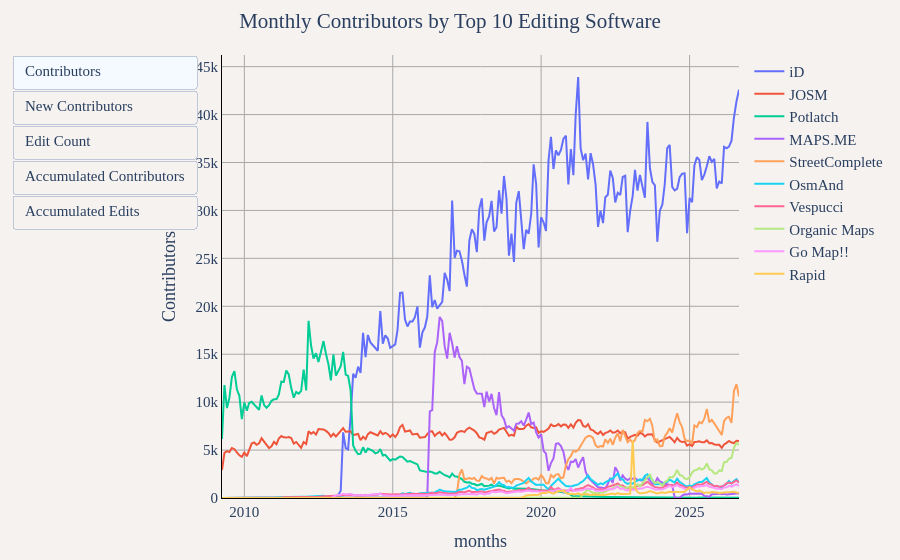

Notebook code cell kept with this figure:
### Markdown cell above
## Top 10 Editing Software

### Code cell
df = duckdb.sql("""
WITH top_software AS (
    SELECT created_by
    FROM (
        SELECT
            created_by,
            COUNT(DISTINCT user_name) as total_contributors
        FROM '../changeset_data/year=*/month=*/*.parquet'
        WHERE created_by IS NOT NULL
        GROUP BY created_by
        ORDER BY total_contributors DESC
        LIMIT 10
    )
),
user_first_appearance AS (
    SELECT 
        user_name,
        year,
        month,
        created_by,
        ROW_NUMBER() OVER (PARTITION BY user_name ORDER BY year, month) as rn
    FROM (
        SELECT DISTINCT user_name, year, month, created_by
        FROM '../changeset_data/year=*/month=*/*.parquet'
        WHERE created_by IN (SELECT created_by FROM top_software)
    )
),
first_appearances AS (
    SELECT user_name, year, month, created_by
    FROM user_first_appearance 
    WHERE rn = 1
),
monthly_contributors AS (
    SELECT 
        year,
        month,
        CONCAT(year, '-', LPAD(CAST(month as VARCHAR), 2, '0')) as months,
        created_by,
        COUNT(DISTINCT user_name) as "Contributors",
        SUM(edit_count) as "Edit Count"
    FROM '../changeset_data/year=*/month=*/*.parquet'
    WHERE created_by IN (SELECT created_by FROM top_software)
    GROUP BY year, month, created_by
),
monthly_new_contributors AS (
    SELECT
        year,
        month,
        created_by,
        COUNT(DISTINCT user_name) as "New Contributors"
    FROM first_appearances
    GROUP BY year, month, created_by
),
base_data AS (
    SELECT
        m.year,
        m.month,
        m.months,
        m.created_by,
        m."Contributors",
        COALESCE(n."New Contributors", 0) as "New Contributors",
        m."Edit Count"
    FROM monthly_contributors m
    LEFT JOIN monthly_new_contributors n ON m.year = n.year AND m.month = n.month AND m.created_by = n.created_by
)
SELECT
    months,
    created_by,
    "Contributors",
    "New Contributors",
    "Edit Count",
    SUM("New Contributors") OVER (
        PARTITION BY created_by 
        ORDER BY year, month 
        ROWS UNBOUNDED PRECEDING
    ) as "Accumulated Contributors",
    SUM("Edit Count") OVER (
        PARTITION BY created_by 
        ORDER BY year, month 
        ROWS UNBOUNDED PRECEDING
    ) as "Accumulated Edits"
FROM base_data
ORDER BY year, month, created_by
""").df()

util.show_figure(
    [
        util.FigureConfig(
            title="Monthly Contributors by Top 10 Editing Software",
            label="Contributors",
            x_col="months",
            y_col="Contributors",
            group_col="created_by",
            query_or_df=df,
        ),
        util.FigureConfig(
            title="Monthly New Contributors by Top 10 Editing Software",
            label="New Contributors",
            x_col="months",
            y_col="New Contributors",
            group_col="created_by",
            query_or_df=df,
        ),
        util.FigureConfig(
            title="Monthly Edit Count by Top 10 Editing Software",
            label="Edit Count",
            x_col="months",
            y_col="Edit Count",
            group_col="created_by",
            query_or_df=df,
        ),
        util.FigureConfig(
            title="Accumulated Contributors by Top 10 Editing Software",
            label="Accumulated Contributors",
            x_col="months",
            y_col="Accumulated Contributors",
            group_col="created_by",
            query_or_df=df,
        ),
        util.FigureConfig(
            title="Accumulated Edits by Top 10 Editing Software",
            label="Accumulated Edits",
            x_col="months",
            y_col="Accumulated Edits",
            group_col="created_by",
            query_or_df=df,
        ),
    ],
)

### Figure 1 — Plotly figure (JSON) as saved in the notebook; plotly's stock layout.template omitted (floating-point values rounded to 4 significant figures; data arrays with more than 128 entries replaced by an {"elided": "..."} marker saying what was removed)
{"data": [{"hovertemplate": "iD<br>%{x}<br>%{y:,} Contributors<extra></extra>", "name": "iD", "type": "scatter", "visible": true, "x": {"elided": "210 str values"}, "y": {"elided": "210 int values"}}, {"hovertemplate": "JOSM<br>%{x}<br>%{y:,} Contributors<extra></extra>", "name": "JOSM", "type": "scatter", "visible": true, "x": {"elided": "210 str values"}, "y": {"elided": "210 int values"}}, {"hovertemplate": "Potlatch<br>%{x}<br>%{y:,} Contributors<extra></extra>", "name": "Potlatch", "type": "scatter", "visible": true, "x": {"elided": "210 str values"}, "y": {"elided": "210 int values"}}, {"hovertemplate": "MAPS.ME<br>%{x}<br>%{y:,} Contributors<extra></extra>", "name": "MAPS.ME", "type": "scatter", "visible": true, "x": {"elided": "210 str values"}, "y": {"elided": "210 int values"}}, {"hovertemplate": "StreetComplete<br>%{x}<br>%{y:,} Contributors<extra></extra>", "name": "StreetComplete", "type": "scatter", "visible": true, "x": {"elided": "210 str values"}, "y": {"elided": "210 int values"}}, {"hovertemplate": "OsmAnd<br>%{x}<br>%{y:,} Contributors<extra></extra>", "name": "OsmAnd", "type": "scatter", "visible": true, "x": {"elided": "210 str values"}, "y": {"elided": "210 int values"}}, {"hovertemplate": "Vespucci<br>%{x}<br>%{y:,} Contributors<extra></extra>", "name": "Vespucci", "type": "scatter", "visible": true, "x": {"elided": "210 str values"}, "y": {"elided": "210 int values"}}, {"hovertemplate": "Organic Maps<br>%{x}<br>%{y:,} Contributors<extra></extra>", "name": "Organic Maps", "type": "scatter", "visible": true, "x": {"elided": "210 str values"}, "y": {"elided": "210 int values"}}, {"hovertemplate": "Go Map!!<br>%{x}<br>%{y:,} Contributors<extra></extra>", "name": "Go Map!!", "type": "scatter", "visible": true, "x": {"elided": "210 str values"}, "y": {"elided": "210 int values"}}, {"hovertemplate": "Rapid<br>%{x}<br>%{y:,} Contributors<extra></extra>", "name": "Rapid", "type": "scatter", "visible": true, "x": {"elided": "210 str values"}, "y": {"elided": "210 int values"}}, {"hovertemplate": "iD<br>%{x}<br>%{y:,} New Contributors<extra></extra>", "name": "iD", "type": "scatter", "visible": false, "x": {"elided": "210 str values"}, "y": {"elided": "210 int values"}}, {"hovertemplate": "JOSM<br>%{x}<br>%{y:,} New Contributors<extra></extra>", "name": "JOSM", "type": "scatter", "visible": false, "x": {"elided": "210 str values"}, "y": {"elided": "210 int values"}}, {"hovertemplate": "Potlatch<br>%{x}<br>%{y:,} New Contributors<extra></extra>", "name": "Potlatch", "type": "scatter", "visible": false, "x": {"elided": "210 str values"}, "y": {"elided": "210 int values"}}, {"hovertemplate": "MAPS.ME<br>%{x}<br>%{y:,} New Contributors<extra></extra>", "name": "MAPS.ME", "type": "scatter", "visible": false, "x": {"elided": "210 str values"}, "y": {"elided": "210 int values"}}, {"hovertemplate": "StreetComplete<br>%{x}<br>%{y:,} New Contributors<extra></extra>", "name": "StreetComplete", "type": "scatter", "visible": false, "x": {"elided": "210 str values"}, "y": {"elided": "210 int values"}}, {"hovertemplate": "OsmAnd<br>%{x}<br>%{y:,} New Contributors<extra></extra>", "name": "OsmAnd", "type": "scatter", "visible": false, "x": {"elided": "210 str values"}, "y": {"elided": "210 int values"}}, {"hovertemplate": "Vespucci<br>%{x}<br>%{y:,} New Contributors<extra></extra>", "name": "Vespucci", "type": "scatter", "visible": false, "x": {"elided": "210 str values"}, "y": {"elided": "210 int values"}}, {"hovertemplate": "Organic Maps<br>%{x}<br>%{y:,} New Contributors<extra></extra>", "name": "Organic Maps", "type": "scatter", "visible": false, "x": {"elided": "210 str values"}, "y": {"elided": "210 int values"}}, {"hovertemplate": "Go Map!!<br>%{x}<br>%{y:,} New Contributors<extra></extra>", "name": "Go Map!!", "type": "scatter", "visible": false, "x": {"elided": "210 str values"}, "y": {"elided": "210 int values"}}, {"hovertemplate": "Rapid<br>%{x}<br>%{y:,} New Contributors<extra></extra>", "name": "Rapid", "type": "scatter", "visible": false, "x": {"elided": "210 str values"}, "y": {"elided": "210 int values"}}, {"hovertemplate": "iD<br>%{x}<br>%{y:,} Edit Count<extra></extra>", "name": "iD", "type": "scatter", "visible": false, "x": {"elided": "210 str values"}, "y": {"elided": "210 float values"}}, {"hovertemplate": "JOSM<br>%{x}<br>%{y:,} Edit Count<extra></extra>", "name": "JOSM", "type": "scatter", "visible": false, "x": {"elided": "210 str values"}, "y": {"elided": "210 float values"}}, {"hovertemplate": "Potlatch<br>%{x}<br>%{y:,} Edit Count<extra></extra>", "name": "Potlatch", "type": "scatter", "visible": false, "x": {"elided": "210 str values"}, "y": {"elided": "210 float values"}}, {"hovertemplate": "MAPS.ME<br>%{x}<br>%{y:,} Edit Count<extra></extra>", "name": "MAPS.ME", "type": "scatter", "visible": false, "x": {"elided": "210 str values"}, "y": {"elided": "210 float values"}}, {"hovertemplate": "StreetComplete<br>%{x}<br>%{y:,} Edit Count<extra></extra>", "name": "StreetComplete", "type": "scatter", "visible": false, "x": {"elided": "210 str values"}, "y": {"elided": "210 float values"}}, {"hovertemplate": "OsmAnd<br>%{x}<br>%{y:,} Edit Count<extra></extra>", "name": "OsmAnd", "type": "scatter", "visible": false, "x": {"elided": "210 str values"}, "y": {"elided": "210 float values"}}, {"hovertemplate": "Vespucci<br>%{x}<br>%{y:,} Edit Count<extra></extra>", "name": "Vespucci", "type": "scatter", "visible": false, "x": {"elided": "210 str values"}, "y": {"elided": "210 float values"}}, {"hovertemplate": "Organic Maps<br>%{x}<br>%{y:,} Edit Count<extra></extra>", "name": "Organic Maps", "type": "scatter", "visible": false, "x": {"elided": "210 str values"}, "y": {"elided": "210 float values"}}, {"hovertemplate": "Go Map!!<br>%{x}<br>%{y:,} Edit Count<extra></extra>", "name": "Go Map!!", "type": "scatter", "visible": false, "x": {"elided": "210 str values"}, "y": {"elided": "210 float values"}}, {"hovertemplate": "Rapid<br>%{x}<br>%{y:,} Edit Count<extra></extra>", "name": "Rapid", "type": "scatter", "visible": false, "x": {"elided": "210 str values"}, "y": {"elided": "210 float values"}}, {"hovertemplate": "iD<br>%{x}<br>%{y:,} Accumulated Contributors<extra></extra>", "name": "iD", "type": "scatter", "visible": false, "x": {"elided": "210 str values"}, "y": {"elided": "210 float values"}}, {"hovertemplate": "JOSM<br>%{x}<br>%{y:,} Accumulated Contributors<extra></extra>", "name": "JOSM", "type": "scatter", "visible": false, "x": {"elided": "210 str values"}, "y": {"elided": "210 float values"}}, {"hovertemplate": "Potlatch<br>%{x}<br>%{y:,} Accumulated Contributors<extra></extra>", "name": "Potlatch", "type": "scatter", "visible": false, "x": {"elided": "210 str values"}, "y": {"elided": "210 float values"}}, {"hovertemplate": "MAPS.ME<br>%{x}<br>%{y:,} Accumulated Contributors<extra></extra>", "name": "MAPS.ME", "type": "scatter", "visible": false, "x": {"elided": "210 str values"}, "y": {"elided": "210 float values"}}, {"hovertemplate": "StreetComplete<br>%{x}<br>%{y:,} Accumulated Contributors<extra></extra>", "name": "StreetComplete", "type": "scatter", "visible": false, "x": {"elided": "210 str values"}, "y": {"elided": "210 float values"}}, {"hovertemplate": "OsmAnd<br>%{x}<br>%{y:,} Accumulated Contributors<extra></extra>", "name": "OsmAnd", "type": "scatter", "visible": false, "x": {"elided": "210 str values"}, "y": {"elided": "210 float values"}}, {"hovertemplate": "Vespucci<br>%{x}<br>%{y:,} Accumulated Contributors<extra></extra>", "name": "Vespucci", "type": "scatter", "visible": false, "x": {"elided": "210 str values"}, "y": {"elided": "210 float values"}}, {"hovertemplate": "Organic Maps<br>%{x}<br>%{y:,} Accumulated Contributors<extra></extra>", "name": "Organic Maps", "type": "scatter", "visible": false, "x": {"elided": "210 str values"}, "y": {"elided": "210 float values"}}, {"hovertemplate": "Go Map!!<br>%{x}<br>%{y:,} Accumulated Contributors<extra></extra>", "name": "Go Map!!", "type": "scatter", "visible": false, "x": {"elided": "210 str values"}, "y": {"elided": "210 float values"}}, {"hovertemplate": "Rapid<br>%{x}<br>%{y:,} Accumulated Contributors<extra></extra>", "name": "Rapid", "type": "scatter", "visible": false, "x": {"elided": "210 str values"}, "y": {"elided": "210 float values"}}, {"hovertemplate": "iD<br>%{x}<br>%{y:,} Accumulated Edits<extra></extra>", "name": "iD", "type": "scatter", "visible": false, "x": {"elided": "210 str values"}, "y": {"elided": "210 float values"}}, {"hovertemplate": "JOSM<br>%{x}<br>%{y:,} Accumulated Edits<extra></extra>", "name": "JOSM", "type": "scatter", "visible": false, "x": {"elided": "210 str values"}, "y": {"elided": "210 float values"}}, {"hovertemplate": "Potlatch<br>%{x}<br>%{y:,} Accumulated Edits<extra></extra>", "name": "Potlatch", "type": "scatter", "visible": false, "x": {"elided": "210 str values"}, "y": {"elided": "210 float values"}}, {"hovertemplate": "MAPS.ME<br>%{x}<br>%{y:,} Accumulated Edits<extra></extra>", "name": "MAPS.ME", "type": "scatter", "visible": false, "x": {"elided": "210 str values"}, "y": {"elided": "210 float values"}}, {"hovertemplate": "StreetComplete<br>%{x}<br>%{y:,} Accumulated Edits<extra></extra>", "name": "StreetComplete", "type": "scatter", "visible": false, "x": {"elided": "210 str values"}, "y": {"elided": "210 float values"}}, {"hovertemplate": "OsmAnd<br>%{x}<br>%{y:,} Accumulated Edits<extra></extra>", "name": "OsmAnd", "type": "scatter", "visible": false, "x": {"elided": "210 str values"}, "y": {"elided": "210 float values"}}, {"hovertemplate": "Vespucci<br>%{x}<br>%{y:,} Accumulated Edits<extra></extra>", "name": "Vespucci", "type": "scatter", "visible": false, "x": {"elided": "210 str values"}, "y": {"elided": "210 float values"}}, {"hovertemplate": "Organic Maps<br>%{x}<br>%{y:,} Accumulated Edits<extra></extra>", "name": "Organic Maps", "type": "scatter", "visible": false, "x": {"elided": "210 str values"}, "y": {"elided": "210 float values"}}, {"hovertemplate": "Go Map!!<br>%{x}<br>%{y:,} Accumulated Edits<extra></extra>", "name": "Go Map!!", "type": "scatter", "visible": false, "x": {"elided": "210 str values"}, "y": {"elided": "210 float values"}}, {"hovertemplate": "Rapid<br>%{x}<br>%{y:,} Accumulated Edits<extra></extra>", "name": "Rapid", "type": "scatter", "visible": false, "x": {"elided": "210 str values"}, "y": {"elided": "210 float values"}}], "layout": {"barmode": "stack", "font": {"family": "Times", "size": 15}, "margin": {"b": 55, "l": 55, "r": 55, "t": 55}, "paper_bgcolor": "#f5f2f0", "plot_bgcolor": "#f5f2f0", "title": {"text": "Monthly Contributors by Top 10 Editing Software", "x": 0.5}, "updatemenus": [{"buttons": [{"args": [{"visible": [true, true, true, true, true, true, true, true, true, true, false, false, false, false, false, false, false, false, false, false, false, false, false, false, false, false, false, false, false, false, false, false, false, false, false, false, false, false, false, false, false, false, false, false, false, false, false, false, false, false]}, {"title.text": "Monthly Contributors by Top 10 Editing Software", "xaxis.title.text": "months", "yaxis.title.text": "Contributors"}], "label": "Contributors", "method": "update"}, {"args": [{"visible": [false, false, false, false, false, false, false, false, false, false, true, true, true, true, true, true, true, true, true, true, false, false, false, false, false, false, false, false, false, false, false, false, false, false, false, false, false, false, false, false, false, false, false, false, false, false, false, false, false, false]}, {"title.text": "Monthly New Contributors by Top 10 Editing Software", "xaxis.title.text": "months", "yaxis.title.text": "New Contributors"}], "label": "New Contributors", "method": "update"}, {"args": [{"visible": [false, false, false, false, false, false, false, false, false, false, false, false, false, false, false, false, false, false, false, false, true, true, true, true, true, true, true, true, true, true, false, false, false, false, false, false, false, false, false, false, false, false, false, false, false, false, false, false, false, false]}, {"title.text": "Monthly Edit Count by Top 10 Editing Software", "xaxis.title.text": "months", "yaxis.title.text": "Edit Count"}], "label": "Edit Count", "method": "update"}, {"args": [{"visible": [false, false, false, false, false, false, false, false, false, false, false, false, false, false, false, false, false, false, false, false, false, false, false, false, false, false, false, false, false, false, true, true, true, true, true, true, true, true, true, true, false, false, false, false, false, false, false, false, false, false]}, {"title.text": "Accumulated Contributors by Top 10 Editing Software", "xaxis.title.text": "months", "yaxis.title.text": "Accumulated Contributors"}], "label": "Accumulated Contributors", "method": "update"}, {"args": [{"visible": [false, false, false, false, false, false, false, false, false, false, false, false, false, false, false, false, false, false, false, false, false, false, false, false, false, false, false, false, false, false, false, false, false, false, false, false, false, false, false, false, true, true, true, true, true, true, true, true, true, true]}, {"title.text": "Accumulated Edits by Top 10 Editing Software", "xaxis.title.text": "months", "yaxis.title.text": "Accumulated Edits"}], "label": "Accumulated Edits", "method": "update"}], "type": "buttons"}], "xaxis": {"gridcolor": "darkgray", "linecolor": "black", "showgrid": true, "tickcolor": "black", "title": {"text": "months"}, "zerolinecolor": "darkgray"}, "yaxis": {"gridcolor": "darkgray", "linecolor": "black", "rangemode": "tozero", "showgrid": true, "tickcolor": "black", "title": {"text": "Contributors"}, "zerolinecolor": "darkgray"}}}
